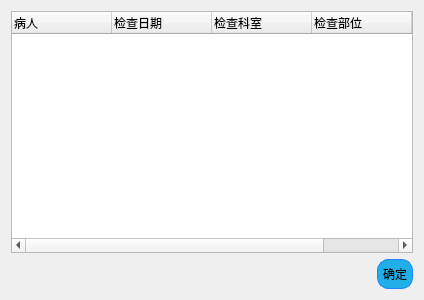
<?xml version="1.0" encoding="UTF-8"?>
<ui version="4.0">
 <class>LogWidget</class>
 <widget class="QDialog" name="LogWidget">
  <property name="geometry">
   <rect>
    <x>0</x>
    <y>0</y>
    <width>424</width>
    <height>300</height>
   </rect>
  </property>
  <property name="windowTitle">
   <string>Dialog</string>
  </property>
  <property name="styleSheet">
   <string notr="true">QPushButton
{
	background-color: #20afe7;
	color:&quot;black&quot;;
	border-style: solid;
	border-width: 1px;
	border-radius: 11px;
	border-color: #2082ff;
	padding: 5px;

}


QPushButton::disabled
{
	background-color: #404040;
	color: #656565;
	border-color: #051a39;

}


QPushButton::hover
{
	background-color: #33bdff;
	color: #ffffff;
	border-style: solid;
	border-width: 1px;
	border-radius: 11px;
	border-color: #2082ff;
	padding: 5px;

}


QPushButton::pressed
{
	background-color: #2082ff;
	color: #ffffff;
	border-style: solid;
	border-width: 1px;
	border-radius: 11px;
	border-color: #2082ff;
	padding: 5px;

}</string>
  </property>
  <layout class="QGridLayout" name="gridLayout">
   <item row="0" column="0">
    <layout class="QVBoxLayout" name="verticalLayout">
     <item>
      <widget class="QTreeWidget" name="treeWidget">
       <column>
        <property name="text">
         <string>病人</string>
        </property>
       </column>
       <column>
        <property name="text">
         <string>检查日期</string>
        </property>
       </column>
       <column>
        <property name="text">
         <string>检查科室</string>
        </property>
       </column>
       <column>
        <property name="text">
         <string>检查部位</string>
        </property>
       </column>
       <column>
        <property name="text">
         <string>检查结果</string>
        </property>
       </column>
      </widget>
     </item>
     <item>
      <layout class="QHBoxLayout" name="horizontalLayout">
       <item>
        <spacer name="horizontalSpacer">
         <property name="orientation">
          <enum>Qt::Horizontal</enum>
         </property>
         <property name="sizeHint" stdset="0">
          <size>
           <width>248</width>
           <height>20</height>
          </size>
         </property>
        </spacer>
       </item>
       <item>
        <widget class="QPushButton" name="pushButton">
         <property name="text">
          <string>确定</string>
         </property>
        </widget>
       </item>
      </layout>
     </item>
    </layout>
   </item>
  </layout>
 </widget>
 <resources/>
 <connections/>
</ui>
